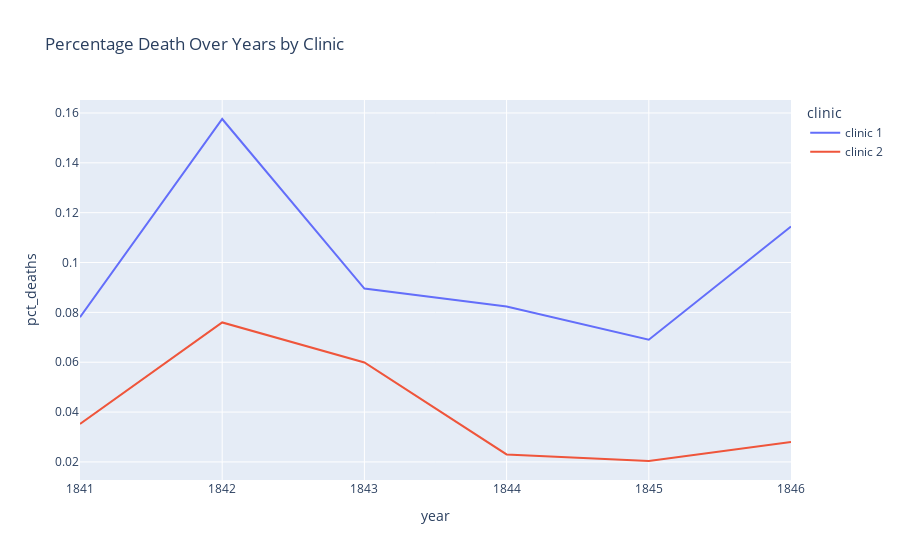

The code cell stored with this chart in its notebook:
### Markdown cell above
### Plotting the Proportion of Yearly Deaths by Clinic

### Code cell
pct_death_line = px.line(df_yearly,
                          x="year",
                          y="pct_deaths",
                          color="clinic",
                          title="Percentage Death Over Years by Clinic")

pct_death_line.show()

### Figure 1 — Plotly figure (JSON) as saved in the notebook; plotly's stock layout.template omitted (floating-point values rounded to 4 significant figures)
{"data": [{"hovertemplate": "clinic=clinic 1<br>year=%{x}<br>pct_deaths=%{y}<extra></extra>", "legendgroup": "clinic 1", "line": {"color": "#636efa", "dash": "solid"}, "marker": {"symbol": "circle"}, "mode": "lines", "name": "clinic 1", "orientation": "v", "showlegend": true, "type": "scatter", "x": [1841, 1842, 1843, 1844, 1845, 1846], "xaxis": "x", "y": [0.07806, 0.1576, 0.08954, 0.08236, 0.06901, 0.1145], "yaxis": "y"}, {"hovertemplate": "clinic=clinic 2<br>year=%{x}<br>pct_deaths=%{y}<extra></extra>", "legendgroup": "clinic 2", "line": {"color": "#EF553B", "dash": "solid"}, "marker": {"symbol": "circle"}, "mode": "lines", "name": "clinic 2", "orientation": "v", "showlegend": true, "type": "scatter", "x": [1841, 1842, 1843, 1844, 1845, 1846], "xaxis": "x", "y": [0.03522, 0.07597, 0.05988, 0.023, 0.02036, 0.02797], "yaxis": "y"}], "layout": {"legend": {"title": {"text": "clinic"}, "tracegroupgap": 0}, "title": {"text": "Percentage Death Over Years by Clinic"}, "xaxis": {"anchor": "y", "domain": [0, 1], "title": {"text": "year"}}, "yaxis": {"anchor": "x", "domain": [0, 1], "title": {"text": "pct_deaths"}}}}
